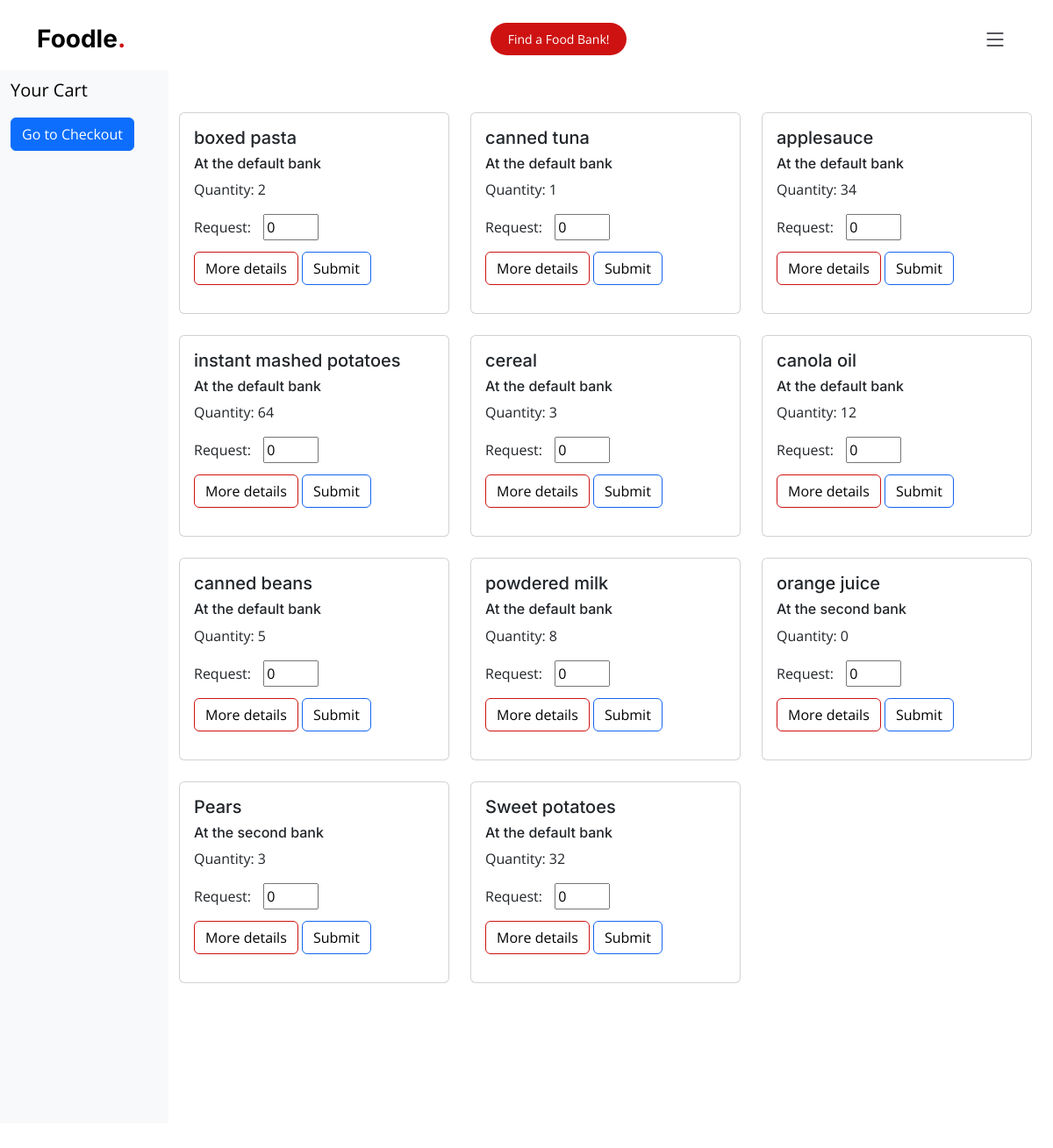
The page /inventory (signed in) on the database its author committed.
### app.py (models this page shows, shortened)
class Inventory(db.Model):
    id= db.Column(db.Integer, primary_key=True)
    name = db.Column(db.String)
    qty = db.Column(db.Integer)
    description = db.Column(db.String(255))
    bank = db.Column(db.String(255))
    tags = db.Column(db.String(255))
    total_tags = db.Column(db.String(255), default="Vegan|Vegetarian|Gluten-free|Dairy-free|Nut-free|Non-GMO|Sugar-free|Halal|Kosher")

### app.py (the view, shortened to what this page needs)
@app.route('/inventory', methods=["POST","GET"])
@login_required
def inventory():
    all_inventory = Inventory.query.all()
    cart = session.get('cart', [])
    session['cart'] = cart
    return render_template("inventory.html", invent_list=all_inventory, cart=cart)

### app.py (called while the page is built)
@login_manager.user_loader
def load_user(user_id):
    return User.query.get(int(user_id))

### templates/inventory.html (shortened to what this page needs)
{%extends "base.html"%}
{%block content%}
<section class="seperate">
  <div class="row vh-100 overflow-auto">
    <div class="col-12 col-sm-3 col-xl-2 px-sm-2 px-0 bg-light d-flex sticky-top">
      <div class="d-flex flex-sm-column flex-row flex-grow-1 align-items-center align-items-sm-start px-3 pt-2 text-clack">
        <a href="/" class="d-flex align-items-center pb-sm-3 mb-md-0 me-md-auto text-black text-decoration-none">
          <span class="fs-5">Your Cart</span>
        </a>
        <ul class="nav nav-pills flex-sm-column flex-row flex-nowrap flex-shrink-1 flex-sm-grow-0 flex-grow-1 mb-sm-auto mb-0 justify-content-center align-items-center align-items-sm-start" id="menu">
            <li>
              <a class="btn btn-primary" href="/checkout" role="button">Go to Checkout</a>
            </li>
        </ul>
      </div>
    </div>
      <div class="col d-flex flex-column h-100">
        <div class="row">
          <div class="row row-cols-1 row-cols-md-3 g-4">
            {%for thing in invent_list%}
            <div class="col">
              <div class="card">
                <form action="/inventory" method="POST">
                <div class="card-body">
                  <h5 class="card-title">{{thing.name}}</h5>
                  <h6>At the {{thing.bank}} bank</h6>
                  <p class="card-text">
                    <label for="qty">Quantity: {{thing.qty}}</label>
                <p style="display: inline-block; margin-right: 10px;">Request:</p>
                <input type="number" id="qty" name="qty" min="0" max="100" step="1" value="0" style="display: inline-block; ">
                <br>
                <button type="button" class="btn btn-outline-danger" data-bs-toggle="modal" data-bs-target="#exampleModal{{ loop.index }}">
                  More details
                </button>
                <button type="submit" class="btn btn-outline-success" name="food_picked">Submit</button>
                  </p>
                </div>
              </form>
              </div>
            </div>
            {%endfor%}
          </div>
      </div>
  </div>
</div>
</section>
{%endblock%}

### templates/base.html (shortened to what this page needs)
<!doctype html>
<html lang="en">
  <head>
    <link href="static/assets/vendor/bootstrap/css/bootstrap.min.css" rel="stylesheet">
    <link href="static/assets/vendor/bootstrap-icons/bootstrap-icons.css" rel="stylesheet">
    <link href="static/assets/vendor/aos/aos.css" rel="stylesheet">
    <link href="static/assets/vendor/glightbox/css/glightbox.min.css" rel="stylesheet">
    <link href="static/assets/vendor/swiper/swiper-bundle.min.css" rel="stylesheet">
    <link href="static/assets/css/main.css" rel="stylesheet">
  </head>
  <body>
    <header id="header" class="header fixed-top d-flex align-items-center z-index-n2	">
      <div class="container d-flex align-items-center justify-content-between z-index-n2	">
        <a href="/" class="logo d-flex align-items-center me-auto me-lg-0">
          <h1>Foodle<span>.</span></h1>
        </a>
        <a class="btn-book-a-table" href="/">Find a Food Bank!</a>
        <i class="mobile-nav-toggle mobile-nav-show bi bi-list"></i>
      </div>
    </header>
    {%block content%}
    {%endblock%}
  </body>
</html>

### static/assets/css/main.css (style rules this page uses)
.btn-outline-danger { border-color:#ce1212; border-width: 1.5px; color:black; }
.btn-outline-success { border-color:#1266f1; border-width: 1.5px; color:black; }
:root { --font-default: "Open Sans", system-ui, -apple-system, "Segoe UI", Roboto, "Helvetica Neue", Arial, "Noto Sans", "Liberation Sans", sans-serif, "Apple Color Emoji", "Segoe UI Emoji", "Segoe UI Symbol", "Noto Color Emoji"; --font-primary: "Amatic SC", sans-serif; --font-secondary: "Inter", sans-serif; }
:root { --color-default: #212529; --color-primary: #ce1212; --color-secondary: #37373f; }
:root { scroll-behavior: smooth; }
body { font-family: var(--font-default); color: var(--color-default); }
a { color: var(--color-primary); text-decoration: none; }
h1, h2, h3, h4, h5, h6 { font-family: var(--font-secondary); }
section { overflow: hidden; padding: 80px 0; scroll-margin-top: 90px; overflow: clip; }
.header { background: #fff; transition: all 0.5s; z-index: 997; height: 90px; border-bottom: 1px solid #fff; }
.header .logo h1 { font-size: 28px; font-weight: 700; color: #000; margin: 0; font-family: var(--font-secondary); }
.header .logo h1 span { color: var(--color-primary); }
.header .btn-book-a-table, .header .btn-book-a-table:focus { font-size: 14px; color: #fff; background: var(--color-primary); padding: 8px 20px; margin-left: 30px; border-radius: 50px; transition: 0.3s; }
@media (max-width: 1279px) { .mobile-nav-show { color: var(--color-secondary); font-size: 28px; cursor: pointer; line-height: 0; transition: 0.5s; z-index: 9999; margin: 0 10px 0 20px; } }

### templates/base.html (style rules this page uses)
.header { z-index: 1000; }

### rows shown on the page
Inventory: name "boxed pasta", bank "default", qty "2"
Inventory: name "canned tuna", bank "default", qty "1"
Inventory: name "applesauce", bank "default", qty "34"
Inventory: name "instant mashed potatoes", bank "default", qty "64"
Inventory: name "cereal", bank "default", qty "3"
Inventory: name "canola oil", bank "default", qty "12"
Inventory: name "canned beans", bank "default", qty "5"
Inventory: name "powdered milk", bank "default", qty "8"
Inventory: name "orange juice", bank "second", qty "0"
Inventory: name "Pears", bank "second", qty "3"
Inventory: name "Sweet potatoes", bank "default", qty "32"
